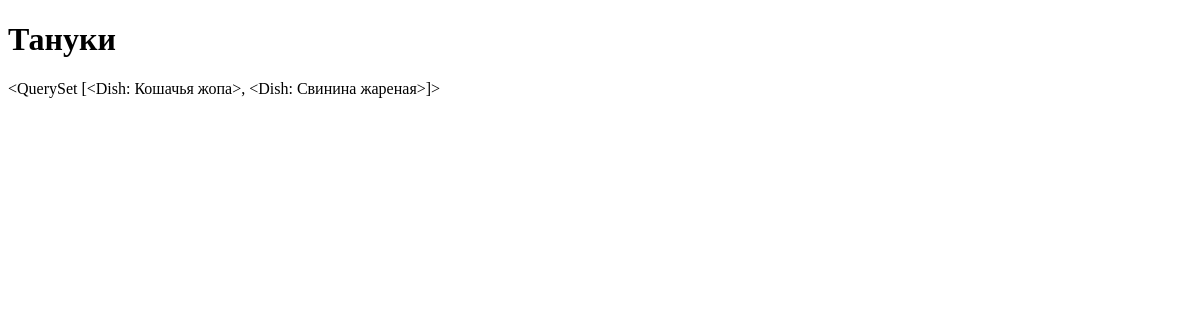
Before: /restaurants/2/ with the older database file.
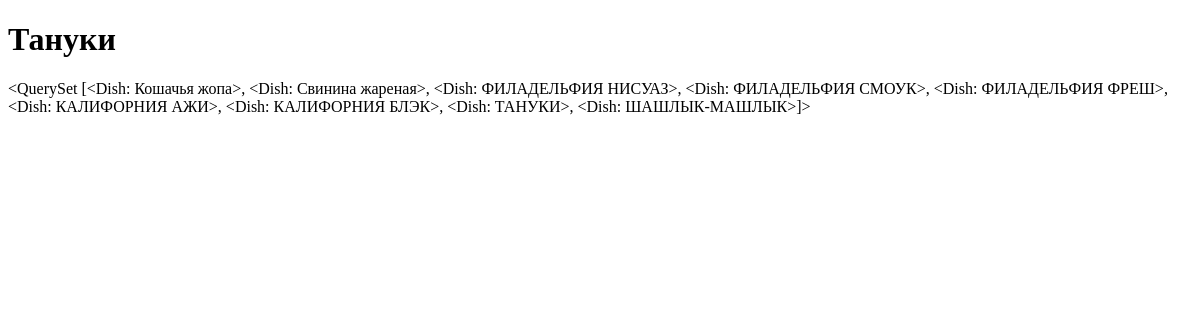
After: the same page with the newer database file.
### delivery_app/models.py (models this page shows, shortened)
class Restaurant (models.Model):
    name = models.CharField (max_length=100, verbose_name='Название ресторана')
    delivery_time = models.IntegerField (verbose_name='Время доставки')
    rating = models.DecimalField (verbose_name='Рейтинг ресторана', max_digits=2, decimal_places=1)
    price_level = models.CharField (max_length=20, verbose_name='Уровень цен')
    category = models.CharField(max_length=100, verbose_name='Категория ресторана')
    image = models.ImageField (upload_to='images/restaurants/%Y/%m/%d/', blank=True, verbose_name="Изображение ресторана")
    class Meta:
        verbose_name = "Ресторан"
        verbose_name_plural = "Рестораны"

class Dish (models.Model):
    name = models.CharField (max_length=100, verbose_name='Название блюда')
    ingredients = models.TextField(verbose_name='Состав блюда')
    price = models.IntegerField(verbose_name='Цена блюда')
    image = models.ImageField(upload_to='images/dishes/%Y/%m/%d/', blank=True, verbose_name='Изображение блюда')
    restaurant = models.ForeignKey ("Restaurant", verbose_name="Ресторан", on_delete=models.CASCADE, default=1, related_name='dishes')
    class Meta:
        verbose_name = "Блюдо"
        verbose_name_plural = "Блюда"
    def __str__ (self):
        return self.name

### delivery_app/views.py (the view)
class RestaurantDetailView (DetailView):
    model = Restaurant
    context_object_name = 'restaurant'
    template_name = 'delivery_app/restaurant_view.html'
    def get_context_data(self, **kwargs):
        context = super().get_context_data(**kwargs)
        obj = self.get_object()
        context['dishes'] = obj.dishes.all()
        return context

### delivery_app/templates/delivery_app/restaurant_view.html (shortened to what this page needs)
<!DOCTYPE html>
<html lang="en">
<head>
</head>
<body>
    <h1>{{ restaurant.name }}</h1>
    {{ dishes }}
</body>
</html>

Changed rows visible on the page:
changed Restaurant "Тануки": id.name "<QuerySet [<Dish: Кошачья жопа>, <Dish: Свинина жареная>]>" → "…Кошачья жопа>, <Dish: Свинина жареная>, <Dish: ФИЛАДЕЛЬФИЯ НИСУАЗ>, <Dish: ФИЛАДЕЛЬФИЯ СМОУК>, <Dish: ФИЛАДЕЛЬФИЯ ФРЕШ>, <Dish: КАЛИФОРНИЯ АЖИ>, <Dish: КАЛИФОРНИЯ БЛЭК>, <Dish: ТАНУКИ>, <Dish: ШАШЛЫК-МАШЛЫК>]>"
